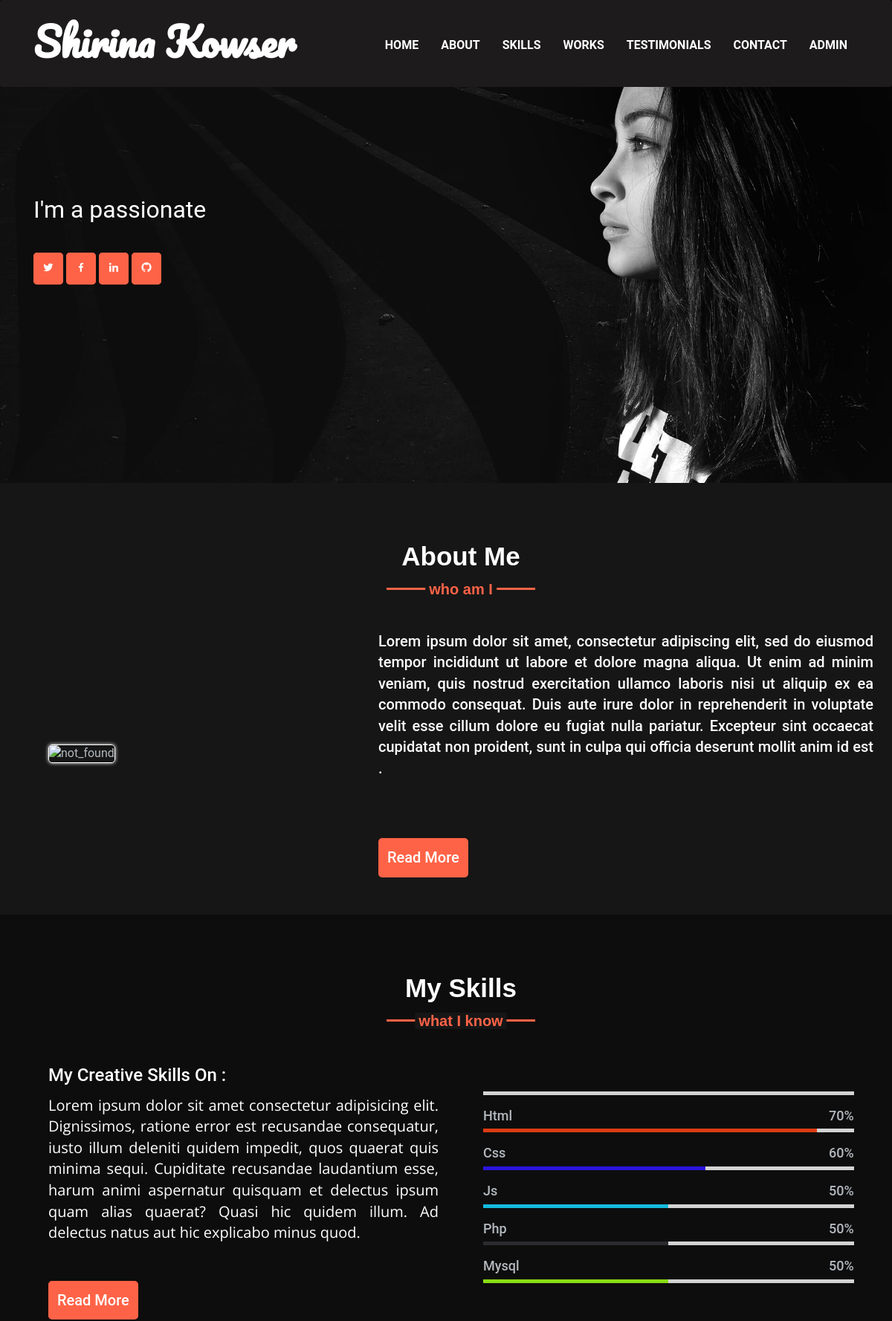
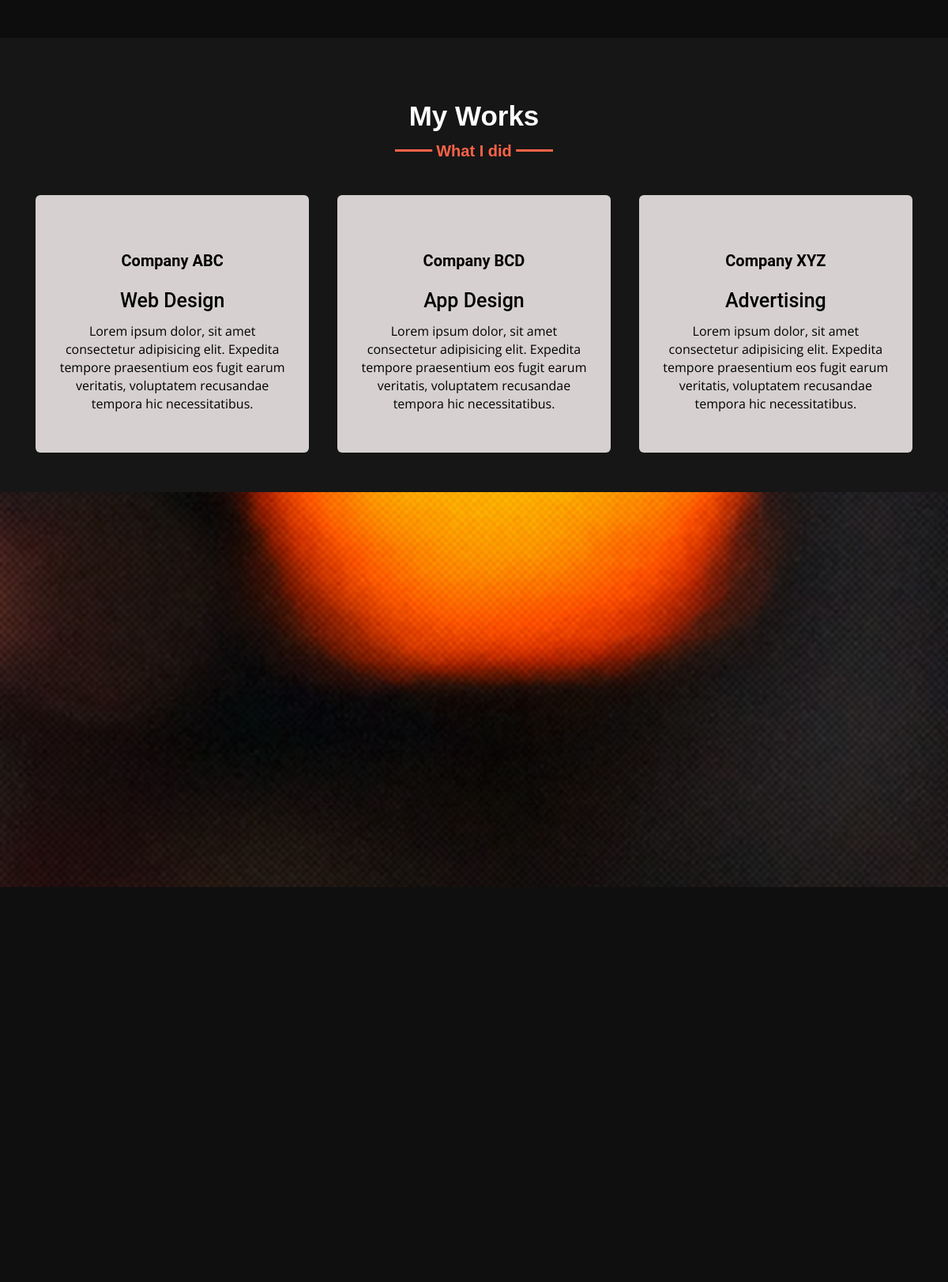
The page / (upper part) on the database its author committed (2 pictures, top to bottom).
### tables this page shows
CREATE TABLE `tblpage` (
  `id` int(11) NOT NULL,
  `PageType` varchar(200) DEFAULT NULL,
  `PageTitle` mediumtext DEFAULT NULL,
  `image` varchar(255) NOT NULL,
  `PageDescription` mediumtext DEFAULT NULL,
  `Email` varchar(200) DEFAULT NULL,
  `MobileNumber` bigint(10) DEFAULT NULL,
  `UpdationDate` date DEFAULT NULL
);

CREATE TABLE `skills` (
  `id` int(11) NOT NULL,
  `PageDescription` text NOT NULL,
  `subject` varchar(100) NOT NULL,
  `expertise` varchar(100) NOT NULL
);

CREATE TABLE `works` (
  `id` int(11) NOT NULL,
  `title` varchar(100) NOT NULL,
  `JobDescription` text NOT NULL,
  `company` varchar(255) NOT NULL
);

### index.php (the view, shortened to what this page needs)
<?php include_once('includes/header.php');?>
<?php
    $sql = "SELECT * FROM users" ;
    $result = mysqli_query($conn, $sql);
    $data = mysqli_fetch_assoc($result);
 ?>
<section id="banner_section">
    <div class="banner">
        <div class="container">
            <div class="slider">
                <div class="callbacks_container">
                    <div class="rslides" id="slider">
                        <div class="banner_content">
                             <div class="text-1">I'm a passionate
                                <br><span class="typing"></span>
                            </div>
                            <br><br>
                            <div class="social-links">
                                <?php
                                if($data['twitter']){
                                ?>
                                <a href="<?php echo $data["twitter"]?>" target="_blank" class="twitter"><i class="bx bxl-twitter"></i></i></a>
                                <?php } ?>
                                <?php
                                if($data['facebook']){
                                    ?>
                                    <a href="<?php echo $data["facebook"]?>" target="_blank" class="facebook"><i class="bx bxl-facebook"></i></a>
                                <?php } ?>
                                <?php
                                if($data['linkedin']){
                                    ?>
                                    <a href="<?php echo $data["linkedin"]?>" target="_blank" class="linkedin"><i class="bx bxl-linkedin"></i></a>
                                <?php } ?>
                                <?php
                                if($data['github']){
                                    ?>
                                    <a href="<?php echo $data["github"]?>" target="_blank" class="github"><i class="bx bxl-github"></i></a>
                                <?php } ?>
                            </div>
                         </div>
                    </div>
                </div>
            </div>
        </div>
</section>
<section id="about_section" class="about_section">
    <div class="container">
        <h2 class="title">About Me</h2>
        <div class="about_content">
            <div class="column left">
                <img src="images/about.jpg" alt="not_found">
            </div>
            <div class="column right">
            <?php
                  $about_query = $conn->query("SELECT * FROM tblpage WHERE PageType = 'aboutus'");
                  while($row = $about_query->fetch_assoc()){
                  ?>
                <p><?php echo $row['PageDescription']?></p>
                <?php } ?>
                <a href="#">Read More</a>
            </div>
        </div>
    </div>
</section>
<section id="skills_section" class="skills_section">
    <div class="container">
        <h2 class="title">My Skills</h2>
        <div class="skills_content">
            <div class="column left">
                <div class="text">My Creative Skills On :</div>
                <?php
                  $skills_query = $conn->query("SELECT * FROM skills");
                  while($row = $skills_query->fetch_assoc()){
                  ?>
                <p><?php echo $row['PageDescription']?></p>
                <?php } ?>  <a href="#">Read More</a>
            </div>
            <div class="column right">
            <?php
                  $skills_query = $conn->query("SELECT * FROM skills");
                  while($row = $skills_query->fetch_assoc()){
                  ?>
                <div class="bars">
                    <div class="info">
                        <span><?php echo ucwords($row['subject'])?></span>
                        <span><?php echo $row['expertise']?></span>
                    </div>
                   <div class="line <?php echo $row['subject']?>"></div>
                </div>
                <?php } ?>
             </div>
        </div>
    </div>
</section>
<section id="services_section" class="services_section">
    <div class="container">
        <h2 class="title">My Works</h2>
        <div class="services_content">
        <?php
                  $works_query = $conn->query("SELECT * FROM works");
                  while($row = $works_query->fetch_assoc()){
                  ?>
            <div class="card">
                <div class="box">
                <h3><?php echo $row['company'] ?></h3>
                <div class="text"><?php echo $row['title']?></div>
                <p><?php echo $row['JobDescription']?></p>
                </div>
            </div>
            <?php } ?>
        </div>
    </div>
</section>
<section id="testimonials_section">
    <div class="container">
        <h2 class="title">Client Testimonials</h2>
    </div>
   </section>
<section id="contact_section" class="contact_section">
    <div class="container">
        <h2 class="title">Contact Me</h2>
         <div class="row">
                <div class="col-md-6 d-flex align-items-stretch">
                        <div class="info-box">
                            <i class="bx bx-map"></i>
                            <h3>My Address</h3>
                            <p><?php echo $data['address'] ?></p>
                        </div>
                            <div class="info-box">
                                    <i class="bx bx-envelope"></i>
                                <h3>Email Me</h3>
                                <p><?php echo $data['email'] ?></p>
                            </div>
                            <br><br>
                     </div>
                     <div class="col-md-6 d-flex align-items-stretch">
                            <form  method="post" role="form" class="php-email-form mt-5">
                                <div class="row">
                                <div class="form-group mt-3">
                                    <input type="text" name="name" class="form-control" id="name" placeholder="Your Name" required>
                                </div>
                                <div class="form-group mt-3 ">
                                    <input type="email" class="form-control" name="email" id="email" placeholder="Your Email" required>
                                </div>
                                </div>
                                <div class="form-group mt-3">
                                <input type="text" class="form-control text-color" name="subject" id="subject" placeholder="Subject" required>
                                </div>
                                <div class="form-group mt-3">
                                <textarea class="form-control" name="message" rows="5" placeholder="Message" required></textarea>
                                </div>
                            </form>
                        </div>
                </div>
    </div>
  </section>
<?php include_once('includes/footer.php');?>

### css/default.css (style rules this page uses)
*, *:after, *:before { -webkit-box-sizing: border-box; -moz-box-sizing: border-box; box-sizing: border-box; }
body, html { font-size: 100%; padding: 0; margin: 0; }
a { color: #888; text-decoration: none; }

### css/layout.css (style rules this page uses)
.bars { width: 95%; float: left; padding: 0; text-align: left; }
.css { width: 90%; -moz-animation: css 2s ease; -webkit-animation: css 2s ease; }

### rows shown on the page
tblpage: PageDescription "Lorem ipsum dolor sit amet, consectetur adipiscing elit, sed do eiusmod tempor incididunt ut labore et dolore magna aliqua. Ut enim ad minim veniam, quis nostrud exercitation ullamco laboris nisi ut aliquip ex ea commodo consequat. Duis aute irure dolor in reprehenderit in voluptate velit esse cillum dolore eu fugiat nulla pariatur. Excepteur sint occaecat cupidatat non proident, sunt in culpa qui officia deserunt mollit anim id est ."
skills: PageDescription "Lorem ipsum dolor sit amet consectetur adipisicing elit. Dignissimos, ratione error est recusandae consequatur, iusto illum deleniti quidem impedit, quos quaerat quis minima sequi. Cupiditate recusandae laudantium esse, harum animi aspernatur quisquam et delectus ipsum quam alias quaerat? Quasi hic quidem illum. Ad delectus natus aut hic explicabo minus quod."
skills: subject "Html", expertise "70%"
skills: subject "Css", expertise "60%"
skills: subject "Js", expertise "50%"
skills: subject "Php", expertise "50%"
skills: subject "Mysql", expertise "50%"
works: company "Company ABC", title "Web Design", JobDescription "Lorem ipsum dolor, sit amet consectetur adipisicing elit. Expedita tempore praesentium eos fugit earum veritatis, voluptatem recusandae tempora hic necessitatibus."
works: company "Company BCD", title "App Design", JobDescription "Lorem ipsum dolor, sit amet consectetur adipisicing elit. Expedita tempore praesentium eos fugit earum veritatis, voluptatem recusandae tempora hic necessitatibus."
works: company "Company XYZ", title "Advertising", JobDescription "Lorem ipsum dolor, sit amet consectetur adipisicing elit. Expedita tempore praesentium eos fugit earum veritatis, voluptatem recusandae tempora hic necessitatibus."
